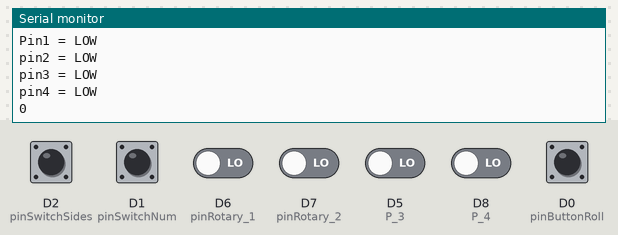
This sketch was run on a simulated ESP8266 (NodeMCU). Shown: the last lines printed to the serial monitor. The test bench sets the inputs (shaded band); at power-on: D0 (pinButtonRoll) HIGH, D1 (pinSwitchNum), D2 (pinSwitchSides), D5 (P_3), D6 (pinRotary_1), D7 (pinRotary_2), D8 (P_4) LOW. WiFi joins after 1.5 s; servers stay silent unless stated; uploads are accepted with an empty reply.

Above: at 2.7 s.
2.8 s: D2 (pinSwitchSides) pulled HIGH for 0.4 s
4.7 s: D6 (pinRotary_1) driven HIGH
At 5.06 s:
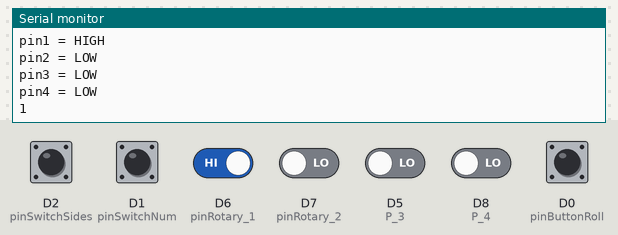
6.6 s: D0 (pinButtonRoll) pulled LOW for 0.4 s
At 7.5 s:
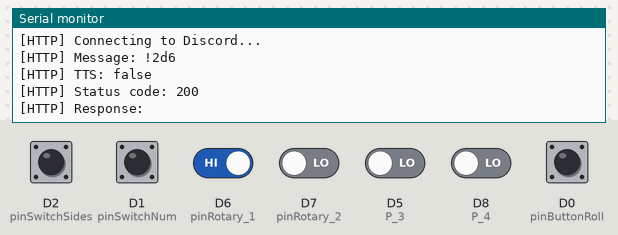
8.5 s: D1 (pinSwitchNum) pulled HIGH for 0.4 s
10.4 s: D7 (pinRotary_2) driven HIGH
At 10.71 s:
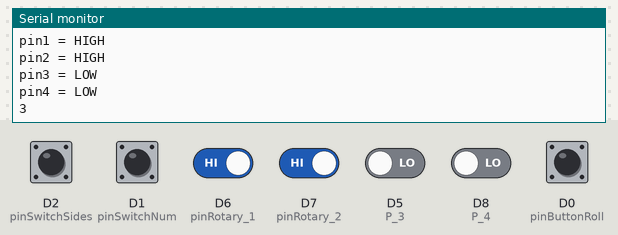
11.9 s: D5 (P_3) driven HIGH
At 12.37 s:
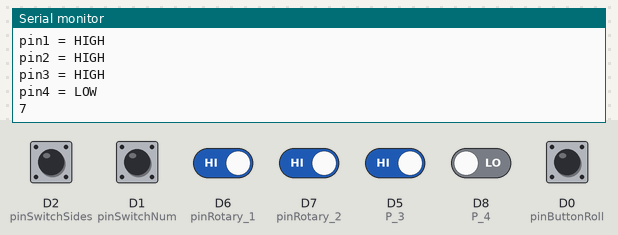
Timing chart, 0 to 14.4 s (numbered marks = the images above; inputs shaded):
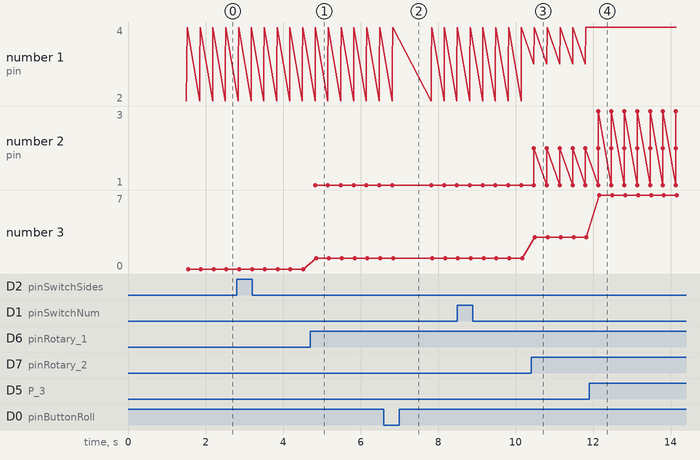

Measured:
- after the input at 4.7 s, the serial monitor: prints a new line after 0.13 s (image 1)
- after the input at 6.6 s, the serial monitor: prints a new line after 0.25 s (image 2)
- after the input at 10.4 s, the serial monitor: prints a new line after 0.08 s (image 3)
- after the input at 11.9 s, the serial monitor: prints a new line after 0.24 s (image 4)
- plotted number 3: 3 → 7 after the input at 11.9 s

The sketch:

dnd_roller.ino
```cpp
#include "arduino_secrets.h"
/*
  Discord DnD Roller for ESP8266
  Code Adapted from:
  https://technoreview85.com/how-to-program-esp-32-cam-using-arduino-uno-board/
*/
#include "discord.h"
#include "rotaryswitch.h"

//const int pinLed = LED_BUILTIN;
const int pinButtonRoll = D0;
const int pinSwitchSides = D2;//3;
const int pinSwitchNum = D1;//1;
const int pinRotary_1 = D6;
const int pinRotary_2 = D7;
const int pinRotary_3 = D5;
const int pinRotary_4 = D8;

int stateButton = 0;
int num = 1;
int sides = 20;

void setup() {
  pinMode(pinButtonRoll, INPUT);
  pinMode(pinSwitchSides, INPUT);
  pinMode(pinSwitchNum, INPUT);
//  pinMode(pinLed, OUTPUT);
  rotaryModes(pinRotary_1, pinRotary_2, pinRotary_3, pinRotary_4);
  Serial.begin(9600);
  connectWIFI();
//  flash();
}

void loop() {
  stateButton = digitalRead(pinButtonRoll);
  num = switchRead(pinSwitchNum, 2, 1);
  switchRead(pinSwitchSides, 0, 0);
  sides = rotaryConvert();//switchRead(pinSwitchSides, 8, 20);
  if (stateButton == LOW) { //check button press state, if high
    sendDiscord("!" + String(num) + "d" + String(sides));//# @Bart"); //send message
//    flash(); //blink led
    delay(400);
  }
  delay(300);
}

int switchRead(int pin, int x, int y) {
  if (digitalRead(pin) == LOW) {
    Serial.println("switchpin" + String(pin) + " = LOW");
    return x;
  }
  Serial.println("switchpin" + String(pin) + " = HIGH");
  return y;
}

int rotaryConvert() {
  sides = int(char(rotaryRead()) + 0);//TEST JUST "sides = rotaryRead();"
  if (sides == 0) {
    return 4;
  }
  else if (sides == 1) {
    return 6;
  }
  else if (sides == 2) {
    return 8;
  }
  else if (sides == 3) {
    return 10;
  }
  else if (sides == 4) {
    return 12;
  }
  else if (sides == 5) {
    return 20;
  }
  else {
    return 0;
  }
}

////activate the flashlight temporarily
//void flash() {
//  digitalWrite(pinLed, LOW);
//  delay(300);
//  digitalWrite(pinLed, HIGH);
//  delay(300);
//}
```

arduino_secrets.h
```cpp
#define SECRET_SSID "LINDBERG"
#define SECRET_PASS "pwpwpwpt"
//Copy the webhook url here:
#define SECRET_WEBHOOK "https://discordapp.com/api/webhooks/717854004780204112/3eJaj-MYdXSCFl_3ZHJA-bXibY4CXDbKKHOAAYyT3I8PGUA-rCfERLpJ50sDRUtL_Sqz"
#define SECRET_TTS "false"
```

discord.h
```cpp
#include <ESP8266WiFi.h>
#include <ESP8266WiFiMulti.h>
#include <ESP8266HTTPClient.h>
#include <WiFiClientSecureBearSSL.h>

const char ssid[] = SECRET_SSID;    // Network SSID (name)
const char pass[] = SECRET_PASS;    // Network password (use for WPA, or use as key for WEP)
const String discord_webhook = SECRET_WEBHOOK;
const String discord_tts = SECRET_TTS;
//openssl s_client -showcerts -connect discordapp.com:443 </dev/null 2>/dev/null | openssl x509 -outform PEM | openssl x509 -fingerprint -noout | cut -c18- | sed -e '1s/^/{0x/' -e 's/$/,/' -e '$s/,$/}/' | sed 's/:/, 0x/g'
//(get last fingerprint)
const uint8_t discordappFingerprint[20] = {0x1D, 0xCD, 0x81, 0x76, 0x8F, 0x24, 0x3F, 0x30, 0x9A, 0x48, 0x92, 0x95, 0xBB, 0x36, 0x4E, 0xB3, 0x37, 0x21, 0x40, 0x4C};//{0xb1, 0x18, 0xd2, 0x91, 0x0b, 0x81, 0x82, 0xee, 0x94, 0x86, 0x6f, 0x3c, 0xee, 0x19, 0x04, 0x93, 0x6f, 0xd9, 0x77, 0xd4};
ESP8266WiFiMulti WiFiMulti;

void connectWIFI() {
  WiFiMulti.addAP(ssid, pass);
  WiFi.mode(WIFI_STA);
  Serial.print("[WiFi] Connecting to: ");
  Serial.println(ssid);
  // wait for WiFi connection
  while ((WiFiMulti.run() != WL_CONNECTED)) {
    Serial.print(".");
    delay(100);
  }
  Serial.println();
  Serial.println("[WiFi] Connected");
}

void sendDiscord(String content) {
  std::unique_ptr<BearSSL::WiFiClientSecure>client(new BearSSL::WiFiClientSecure);

  if (client) {
    client->setFingerprint(discordappFingerprint);
    {
      HTTPClient https;
      Serial.println("[HTTP] Connecting to Discord...");
      Serial.println("[HTTP] Message: " + content);
      Serial.println("[HTTP] TTS: " + discord_tts);
      if (https.begin(*client, discord_webhook)) {  // HTTPS
        // start connection and send HTTP header
        https.addHeader("Content-Type", "application/json");
        int httpCode = https.POST("{\"content\":\"" + content + "\",\"tts\":" + discord_tts +"}");

        // httpCode will be negative on error
        if (httpCode > 0) {
          // HTTP header has been send and Server response header has been handled
          Serial.print("[HTTP] Status code: ");
          Serial.println(httpCode);

          // file found at server
          if (httpCode == HTTP_CODE_OK || httpCode == HTTP_CODE_MOVED_PERMANENTLY) {
            String payload = https.getString();
            Serial.print("[HTTP] Response: ");
            Serial.println(payload);
          }
        } else {
          Serial.print("[HTTP] Post... failed, error: ");
          Serial.println(https.errorToString(httpCode).c_str());
        }

        https.end();
      } else {
        Serial.printf("[HTTP] Unable to connect\n");
      }

      // End extra scoping block
    }
  } else {
    Serial.println("[HTTP] Unable to create client");
  }
}
```

rotaryswitch.h
```cpp
// code adapted from https://museumexp.wordpress.com/2013/12/03/idiots-guide-to-rotary-dip-switch-16-position-rotary-encoder/
// created 6/16/2020
// by Paul Lindberg

//set constants
int P_1 = 4;
int P_2 = 2;
int P_3 = 14;
int P_4 = 15;

//set variables
int switchState1 = 0;
int switchState2 = 0;
int switchState3 = 0;
int switchState4 = 0;
byte test = B0000; //byte for printing the value

void rotaryModes(int pin1, int pin2, int pin3, int pin4) {
  P_1 = pin1;
  P_2 = pin2;
  P_3 = pin3;
  P_4 = pin4;
  pinMode(P_1, INPUT);
  pinMode(P_2, INPUT);
  pinMode(P_3, INPUT);
  pinMode(P_4, INPUT);
}

byte rotaryRead() {
  switchState1 = digitalRead(P_1);
  switchState2 = digitalRead(P_2);
  switchState3 = digitalRead(P_3);
  switchState4 = digitalRead(P_4);

  if (switchState1 == HIGH) {
    Serial.println("pin1 = HIGH");
    bitSet(test, 0);
  }
  else {
    Serial.println("Pin1 = LOW");//“Pin1 = LOW”
    bitClear(test, 0); //sets bit 0 (rightmost bit -000(0)) to 0
  }
  if (switchState2 == HIGH) {
    Serial.println("pin2 = HIGH");
    bitSet(test, 1); //sets bit 1 (second rightmost bit -00(1)0) to 1
  }
  else {
    Serial.println("pin2 = LOW");
    bitClear(test, 1); //sets bit 1 (second rightmost bit -00(0)0) to 0
  }
  if (switchState3 == HIGH) {
    Serial.println("pin3 = HIGH");
    bitSet(test, 2); //sets bit 2 (second leftmost bit -0(1)00) to 1
  }
  else {
    Serial.println("pin3 = LOW");
    bitClear(test, 2); //sets bit 2 (second leftmost bit -0(0)00) to 0
  }
  if (switchState4 == HIGH) {
    Serial.println("pin4 = HIGH");
    bitSet(test, 3); //sets bit 3 (leftmost bit -(1)000) to 1
  }
  else {
    Serial.println("pin4 = LOW");
    bitClear(test, 3); //sets bit 3 (leftmost bit -(0)000) to 1
  }
  Serial.println("\n");

  //Remove comment on these lines to see binary output:
  //Serial.print(switchState1);
  //Serial.print(switchState2);
  //Serial.print(switchState3);
  //Serial.println(switchState4);

  Serial.println(char(test) + 0); //converts to char, and prints ASCII value of 0-15
  //Serial.println(char(test) +1);//uncomment for 1-16…
  Serial.println("\n");
  return test;
}
```
